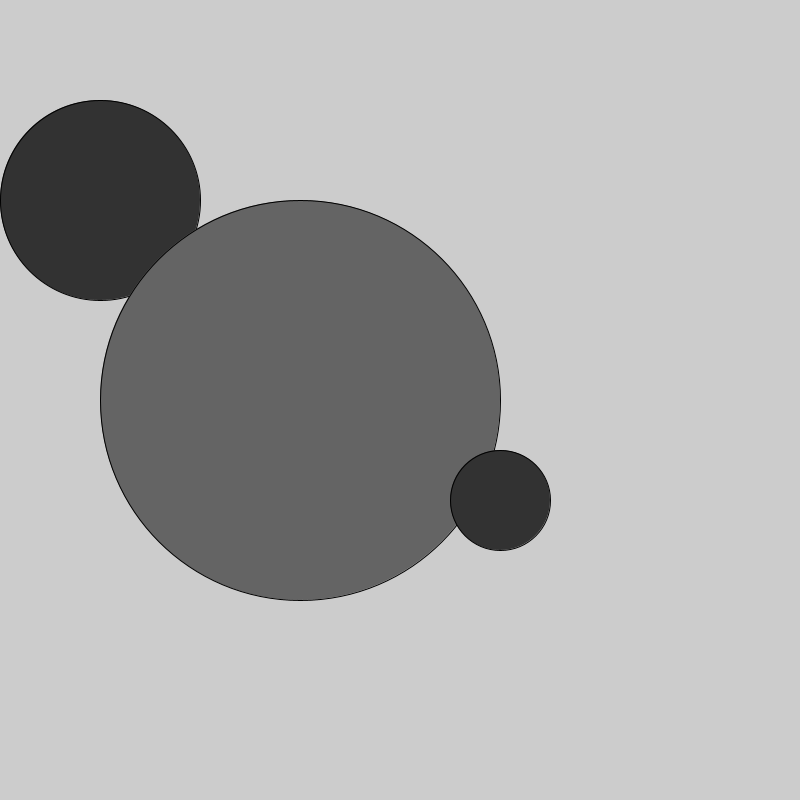
Frame 1 (no input)
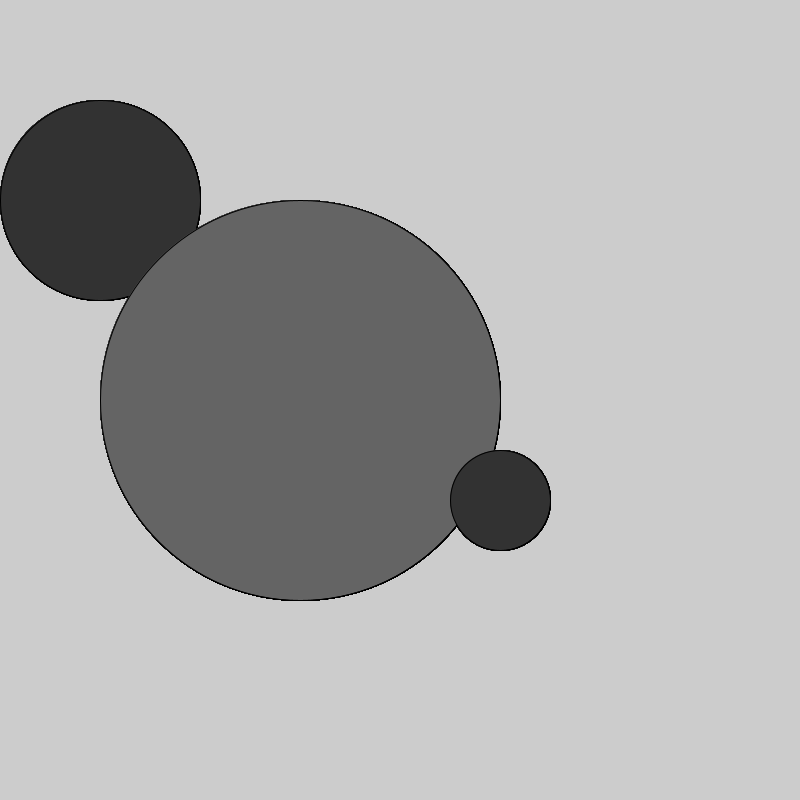
Frame 60 (the mouse pressed at the canvas centre just before this capture)
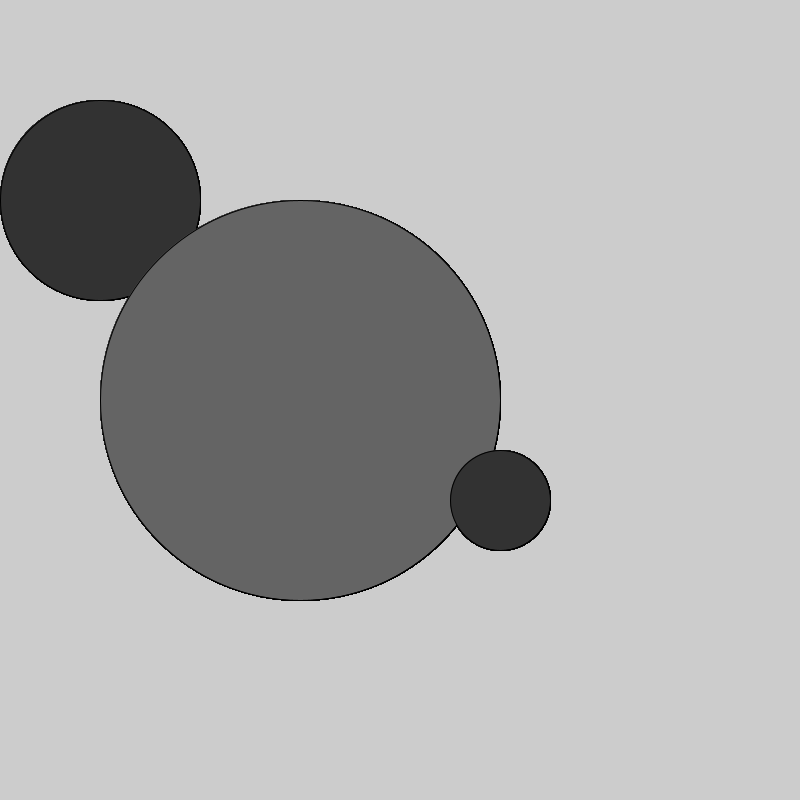
Frame 120 (the mouse held since frame 60 and released just before this capture)

The Processing sketch that drew these frames (run headless with seeded random() and noise(); from frame 60 on, the mouse is pressed at the canvas centre):

// Processing sketch: Learning_Arguments
// ── Learning_Arguments.pde
void setup() {
  size(800,800);
}

void draw() {
drawCircle(100,200,200,50);
drawCircle(300,400,400,100);
drawCircle(500,500,100, 50);
}

//declaring argument so you can change parameters in draw circle function
//flexible functions accept arguments
void drawCircle(float x, float y, float d, int c) {
  fill(c);
   ellipse(x,y,d,d); 
   // must give x and y variables to ellipse itself 
}
